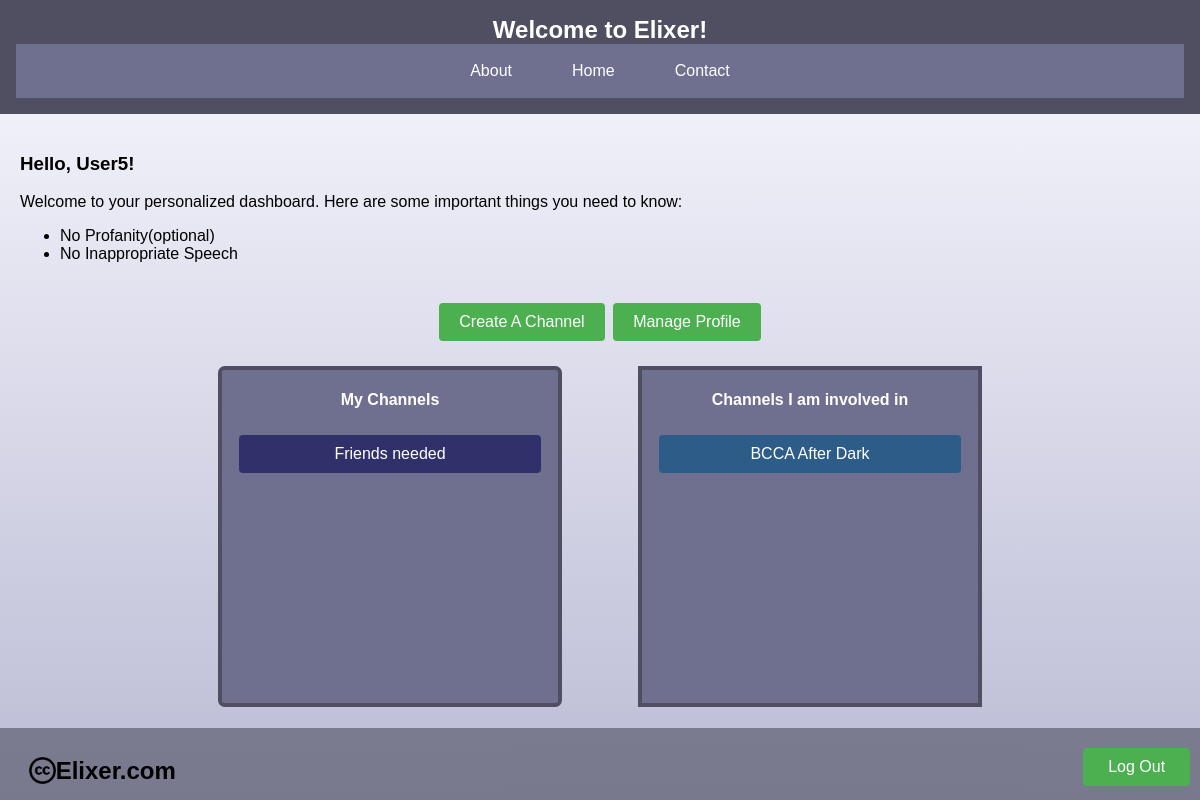
The app's page /dashboard/ (signed in) with its own data.
### app/models.py (models this page shows, shortened)
class CustomUser(AbstractUser):
    email = models.EmailField(unique=True)
    profile_picture = models.ImageField(
        upload_to="profile_pictures/",
        null=True,
        blank=True,
    )
    groups = models.ManyToManyField(
        Group,
        verbose_name=("groups"),
        blank=True,
        related_name="customuser_set",
        related_query_name="user",
    )
    user_permissions = models.ManyToManyField(
        Permission,
        verbose_name=("user permissions"),
        blank=True,
        related_name="customuser_set",
        related_query_name="user",
    )

class Channel(models.Model):
    name = models.CharField(max_length=50, unique=True)
    description = models.CharField(max_length=200)
    creator = models.ForeignKey(CustomUser, on_delete=models.CASCADE)
    chat_members = models.ManyToManyField(
        CustomUser, related_name="channels", through="Membership"
    )
    MODE = (("Enabled", "Enabled"), ("Disabled", "Disabled"))
    safe_mode = models.CharField(
        max_length=10,
        choices=MODE,
    )

### app/views.py (the view)
# urls.py: path("dashboard/", dashboard, name="dashboard"),  # Dashboard page
def dashboard(request):
    user_authenticated = request.user.is_authenticated
    if user_authenticated:
        user_group = request.user.groups.first()
        if user_group:
            you = CustomUser.objects.get(username=request.user.username)
            channel_list = Channel.objects.filter(creator=you)
            involved_channels = Channel.objects.filter(chat_members=you).exclude(
                creator=you
            )
            return render(
                request,
                "dash.html",
                {
                    "user_authenticated": user_authenticated,
                    "channels": channel_list,
                    "involved_channels": involved_channels,
                },
            )
        return render(request, "dash.html", {"user_authenticated": user_authenticated})
    else:
        return render(request, "login.html")

### app/templates/dash.html (shortened to what this page needs)
{% extends "base.html" %}
{% load static %}
{% block content %}
  </head>
  <body class="GradBod">
    <main>
      <h3>Hello, {{ request.user.username.title }}!</h3>
      <p>
        Welcome to your personalized dashboard. Here are some important things
        you need to know:
        <ul>
            <li>No Profanity(optional)</li>
            <li>No Inappropriate Speech</li>
        </ul>
    </p>
    </main>
    <div class="BigDiv">
      <div class="CreationB">
      <a href="{% url 'create_channel' %}"><button>Create A Channel</button></a>
      <a href="{% url 'profile' %}"><button>Manage Profile</button></a>
      </div>
        <div class="Seperate">
          <div class="MyChannels">
            <h4 class="BoxWords">My Channels</h4>
          {% for channel in channels %}
          <a href="{% url 'channels' channel.name %}"><button class="MyChannelButton BoxBut">{{ channel.name }}</button></a>
          {% endfor %}
          </div>
          <div class="InvolvedChannels">
            <h4 class="BoxWords">Channels I am involved in</h4>
          {% for channel in involved_channels %}
          <a href="{% url 'channels' channel.name %}"><button class="BoxBut ChannelInvolvedButton">{{ channel.name }}</button></a>
          {% endfor %}
          </div>
        </div>
    </div>
    <br><br><br><br><br>
    <footer class="Footed">
      <div class="DashDiv2">
      <div class="DashDiv">
        <img src="{% static "images/Cc.logo.circle.svg.png" %}" class="CC">
      <h4 class="headerWords2">Elixer.com</h4>
      </div>
     <a href="{% url 'logout' %}"> <button class="LogoutButton">Log Out</button></a>
    </div>
    </footer>
  </body>
{% endblock content %}

### app/static/styles.css (style rules this page uses)
:root { --darker_blue: #4f4f61; --lighter_blue: #6f708f; --border_exterior: #4d62b0; --border_interior: #001359; }
.Footed { background-color: #4f4f619a; color: #fff; padding: 1rem; text-align: center; position: fixed; bottom: 0; width: 98%; }
.BigDiv { text-align: center; margin-left: auto; margin-right: auto; width: 70%; }
.CreationB { height: 50pt; }
.Seperate { display: flex; justify-content: space-around; }
.MyChannels { width: 40%; height: 250pt; border-radius: 5pt; overflow: auto; overflow-y: scroll; border: #4f4f61 solid 3pt; background-color: #6f708f; }
.BoxBut { width: 90%; }
.MyChannelButton { background-color: #30316a; text-align: center; }
.ChannelInvolvedButton { background-color: #2d5c88; text-align: center; }
.BoxWords { color: white; }
.InvolvedChannels { overflow: auto; overflow-y: scroll; width: 40%; height: 250pt; border: #4f4f61 solid 3pt; background-color: #6f708f; }
.GradBod { font-family: "Arial", sans-serif; background-size: cover; background-image: linear-gradient(to bottom, #f9f9ff, #bbbbd5); margin: 0; padding: 0; height: 100%; box-sizing: border-box; background-repeat: no-repeat; background-attachment: fixed; }
.headerWords2 { margin: 0; font-size: 1.5em; color: black; }
.DashDiv { width: 100%; justify-content: flex-start; bottom: 0; border: solid 10pt #4f4f6100; display: flex; }
.DashDiv2 { display: flex; height: 30pt; justify-content: center; }
.CC { height: 20pt; }
.LogoutButton { width: 80pt; background-color: #4caf50; color: white; border: none; padding: 10px 20px; text-align: center; text-decoration: none; display: inline-block; font-size: 16px; margin: 4px 2px; cursor: pointer; border-radius: 4px; transition: background-color 0.3s ease; }
html { height: 100%; }

### app/templates/dash.html (style rules this page uses)
button { background-color: #4caf50; color: white; border: none; padding: 10px 20px; text-align: right; text-decoration: none; display: inline-block; font-size: 16px; margin: 4px 2px; cursor: pointer; border-radius: 4px; transition: background-color 0.3s ease; }
main { padding: 20px; }

### records on screen
CustomUser: user.username "User5"
Channel: name "Friends needed"
Channel: name "BCCA After Dark"
